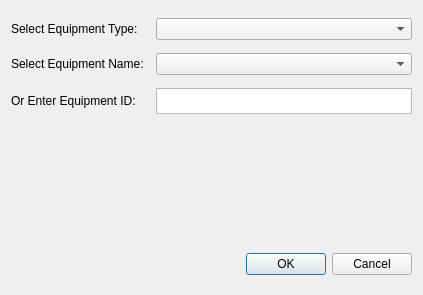
<?xml version="1.0" encoding="UTF-8"?>
<ui version="4.0" idbasedtr="true">
 <class>DevelopWindow</class>
 <widget class="QDialog" name="DevelopWindow">
  <property name="geometry">
   <rect>
    <x>0</x>
    <y>0</y>
    <width>423</width>
    <height>295</height>
   </rect>
  </property>
  <property name="windowTitle">
   <string>Develop Equipment</string>
  </property>
  <layout class="QVBoxLayout" name="verticalLayout">
   <item>
    <layout class="QGridLayout" name="gridLayout">
     <item row="2" column="1">
      <widget class="QTextEdit" name="idText">
       <property name="sizePolicy">
        <sizepolicy hsizetype="Preferred" vsizetype="Minimum">
         <horstretch>0</horstretch>
         <verstretch>0</verstretch>
        </sizepolicy>
       </property>
       <property name="minimumSize">
        <size>
         <width>0</width>
         <height>26</height>
        </size>
       </property>
      </widget>
     </item>
     <item row="1" column="0">
      <widget class="QLabel" name="nameLabel">
       <property name="sizePolicy">
        <sizepolicy hsizetype="Preferred" vsizetype="Fixed">
         <horstretch>0</horstretch>
         <verstretch>10</verstretch>
        </sizepolicy>
       </property>
       <property name="minimumSize">
        <size>
         <width>0</width>
         <height>10</height>
        </size>
       </property>
       <property name="text">
        <string id="select-equipment-name">Select Equipment Name:</string>
       </property>
      </widget>
     </item>
     <item row="0" column="0">
      <widget class="QLabel" name="typeLabel">
       <property name="sizePolicy">
        <sizepolicy hsizetype="Preferred" vsizetype="Fixed">
         <horstretch>0</horstretch>
         <verstretch>10</verstretch>
        </sizepolicy>
       </property>
       <property name="minimumSize">
        <size>
         <width>0</width>
         <height>10</height>
        </size>
       </property>
       <property name="text">
        <string id="select-equipment-type">Select Equipment Type:</string>
       </property>
      </widget>
     </item>
     <item row="2" column="0">
      <widget class="QLabel" name="idLabel">
       <property name="sizePolicy">
        <sizepolicy hsizetype="Preferred" vsizetype="Fixed">
         <horstretch>0</horstretch>
         <verstretch>10</verstretch>
        </sizepolicy>
       </property>
       <property name="minimumSize">
        <size>
         <width>0</width>
         <height>10</height>
        </size>
       </property>
       <property name="text">
        <string id="or-enter-equipment-id">Or Enter Equipment ID:</string>
       </property>
      </widget>
     </item>
     <item row="0" column="1">
      <widget class="QComboBox" name="listType"/>
     </item>
     <item row="1" column="1">
      <widget class="QComboBox" name="listName"/>
     </item>
    </layout>
   </item>
   <item>
    <spacer name="verticalSpacer">
     <property name="orientation">
      <enum>Qt::Vertical</enum>
     </property>
     <property name="sizeType">
      <enum>QSizePolicy::Minimum</enum>
     </property>
     <property name="sizeHint" stdset="0">
      <size>
       <width>20</width>
       <height>116</height>
      </size>
     </property>
    </spacer>
   </item>
   <item>
    <layout class="QHBoxLayout" name="horizontalLayout">
     <item>
      <spacer name="horizontalSpacer">
       <property name="orientation">
        <enum>Qt::Horizontal</enum>
       </property>
       <property name="sizeHint" stdset="0">
        <size>
         <width>168</width>
         <height>20</height>
        </size>
       </property>
      </spacer>
     </item>
     <item>
      <widget class="QDialogButtonBox" name="buttonBox">
       <property name="sizePolicy">
        <sizepolicy hsizetype="Expanding" vsizetype="Preferred">
         <horstretch>0</horstretch>
         <verstretch>5</verstretch>
        </sizepolicy>
       </property>
       <property name="minimumSize">
        <size>
         <width>0</width>
         <height>40</height>
        </size>
       </property>
       <property name="orientation">
        <enum>Qt::Horizontal</enum>
       </property>
       <property name="standardButtons">
        <set>QDialogButtonBox::Cancel|QDialogButtonBox::Ok</set>
       </property>
      </widget>
     </item>
    </layout>
   </item>
  </layout>
 </widget>
 <resources/>
 <connections>
  <connection>
   <sender>buttonBox</sender>
   <signal>accepted()</signal>
   <receiver>DevelopWindow</receiver>
   <slot>accept()</slot>
   <hints>
    <hint type="sourcelabel">
     <x>248</x>
     <y>254</y>
    </hint>
    <hint type="destinationlabel">
     <x>157</x>
     <y>274</y>
    </hint>
   </hints>
  </connection>
  <connection>
   <sender>buttonBox</sender>
   <signal>rejected()</signal>
   <receiver>DevelopWindow</receiver>
   <slot>reject()</slot>
   <hints>
    <hint type="sourcelabel">
     <x>316</x>
     <y>260</y>
    </hint>
    <hint type="destinationlabel">
     <x>286</x>
     <y>274</y>
    </hint>
   </hints>
  </connection>
 </connections>
</ui>
